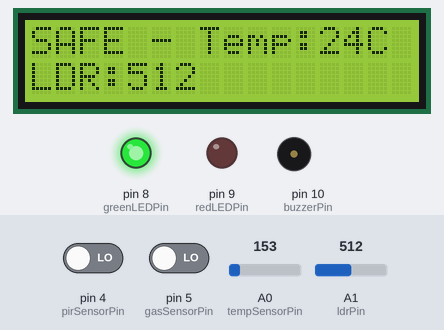
Recording of a sketch running on a simulated Arduino Uno, built with avr-gcc and run on an emulated ATmega328P. On the bench: 16×2 character LCD, output pins drawn as LEDs (lit = HIGH), buzzer (waves = sounding). The inputs (shaded band) are chosen by the test bench; at power-on: pin 5 (gasSensorPin) LOW, A0 (tempSensorPin) = 153, A1 (ldrPin) = 512, pin 4 (pirSensorPin) LOW. What the sketch prints to the serial monitor is not drawn.

Above: at 3.2 s.
3.3 s: pin 5 (gasSensorPin) driven HIGH
At 5.2 s:
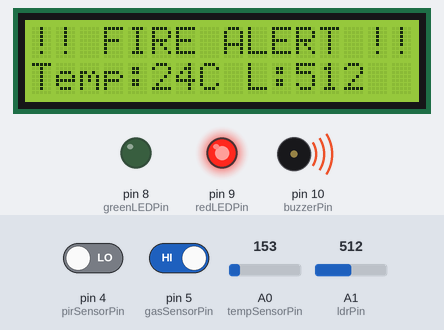
5.5 s: A0 (tempSensorPin) set to 165
At 7.3 s:
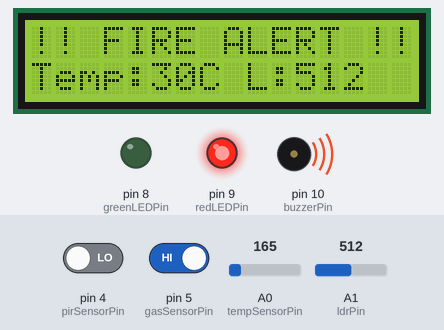
7.6 s: A1 (ldrPin) set to 716
At 9.3 s:
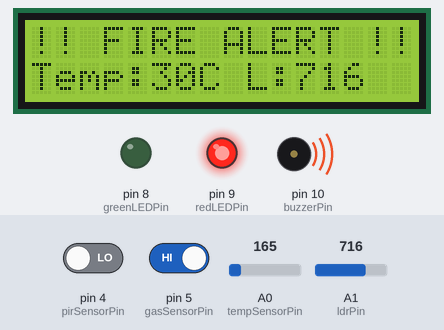
9.6 s: A0 (tempSensorPin) set to 175
At 11.3 s:
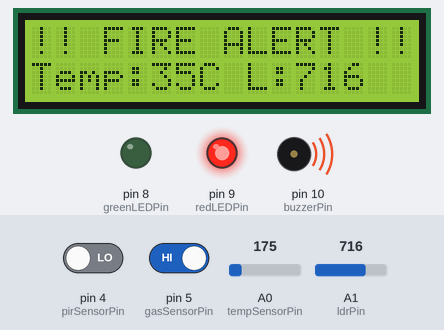
11.6 s: A1 (ldrPin) set to 900
At 13.3 s:
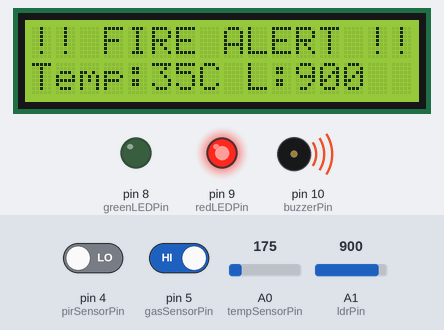
13.6 s: pin 5 (gasSensorPin) driven LOW
At 14.4 s:
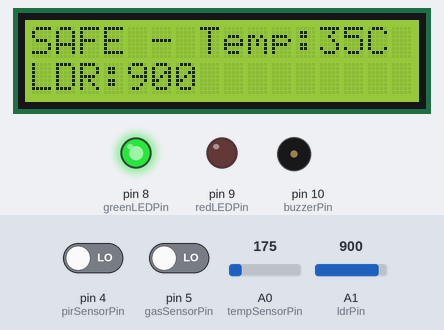
Timing chart, 0 to 16.6 s (numbered marks = the images above; inputs shaded):
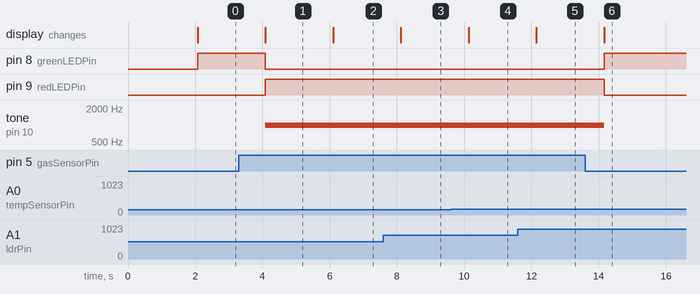

Measured:
- after the input at 3.3 s, pin 8 (greenLEDPin): HIGH → LOW after 0.78 s; pin 9 (redLEDPin): LOW → HIGH after 0.78 s; tone on pin 10 (buzzerPin): silent → 1000 Hz after 0.78 s; the display: changes after 0.79 s (image 1)
- after the input at 5.5 s, the display: changes after 0.60 s (image 2)
- after the input at 7.6 s, the display: changes after 0.52 s (image 3)
- after the input at 9.6 s, the display: changes after 0.54 s (image 4)
- after the input at 11.6 s, the display: changes after 0.55 s (image 5)
- after the input at 13.6 s, pin 8 (greenLEDPin): LOW → HIGH after 0.56 s; pin 9 (redLEDPin): HIGH → LOW after 0.56 s; tone on pin 10 (buzzerPin): 1000 Hz → silent after 0.56 s; the display: changes after 0.57 s (image 6)

The sketch:

finalcodeforfire.ino
```cpp
#include <LiquidCrystal.h>

// LCD pins: RS, E, D4, D5, D6, D7
LiquidCrystal lcd(12, 11, 7, 6, 3, 2);

// Pin definitions
const int gasSensorPin = 5;       // Digital gas sensor output (HIGH = gas detected)
const int pirSensorPin = 4;       // PIR motion sensor output (HIGH = motion detected)
const int greenLEDPin = 8;        // Green LED pin (safe)
const int redLEDPin = 9;          // Red LED pin (fire alert)
const int buzzerPin = 10;         // Buzzer pin
const int tempSensorPin = A0;     // TMP36 analog input for temperature
const int ldrPin = A1;            // LDR analog input for light level

// Threshold values
const int LDR_THRESHOLD = 300;        // Low light threshold
const float TEMP_THRESHOLD = 50.0;    // High temperature threshold in Celsius

void setup() {
  pinMode(gasSensorPin, INPUT);
  pinMode(pirSensorPin, INPUT);
  pinMode(greenLEDPin, OUTPUT);
  pinMode(redLEDPin, OUTPUT);
  pinMode(buzzerPin, OUTPUT);

  Serial.begin(9600);
  lcd.begin(16, 2);
  lcd.setCursor(0, 0);
  lcd.print("System Ready");
  delay(2000);
  lcd.clear();
}

void loop() {
  // Sensor readings
  int gasDetected = digitalRead(gasSensorPin);
  int motionDetected = digitalRead(pirSensorPin);
  int ldrValue = analogRead(ldrPin);
  int tempRaw = analogRead(tempSensorPin);

  // Convert TMP36 to Celsius
  float voltage = tempRaw * (5.0 / 1023.0);
  float temperature = (voltage - 0.5) * 100.0;

  // Debug output
  Serial.print("Gas: ");
  Serial.print(gasDetected);
  Serial.print(" | Motion: ");
  Serial.print(motionDetected);
  Serial.print(" | LDR: ");
  Serial.print(ldrValue);
  Serial.print(" | Temp: ");
  Serial.print(temperature);
  Serial.println(" C");

  // Fire detection logic (any of the following):
  bool fireDetectedByGas = (gasDetected == HIGH);
  bool fireDetectedByHeatAndDark = (temperature > TEMP_THRESHOLD && ldrValue < LDR_THRESHOLD);
  bool fireDetected = fireDetectedByGas || fireDetectedByHeatAndDark;

  if (fireDetected) {
    // FIRE ALERT
    digitalWrite(redLEDPin, HIGH);
    digitalWrite(greenLEDPin, LOW);
    tone(buzzerPin, 1000);  // Buzzer ON

    lcd.clear();
    lcd.setCursor(0, 0);
    lcd.print("!! FIRE ALERT !!");
    lcd.setCursor(0, 1);
    lcd.print("Temp:");
    lcd.print((int)temperature);
    lcd.print("C L:");
    lcd.print(ldrValue);
  } else if (motionDetected == HIGH) {
    // Only motion detected
    digitalWrite(greenLEDPin, HIGH);
    digitalWrite(redLEDPin, LOW);
    noTone(buzzerPin);

    lcd.clear();
    lcd.setCursor(0, 0);
    lcd.print("Motion Detected");
    lcd.setCursor(0, 1);
    lcd.print("Monitoring...");
  } else {
    // Safe condition
    digitalWrite(greenLEDPin, HIGH);
    digitalWrite(redLEDPin, LOW);
    noTone(buzzerPin);

    lcd.clear();
    lcd.setCursor(0, 0);
    lcd.print("SAFE - Temp:");
    lcd.print((int)temperature);
    lcd.print("C");
    lcd.setCursor(0, 1);
    lcd.print("LDR:");
    lcd.print(ldrValue);
  }

  delay(1000); // 1-second interval
}
```
